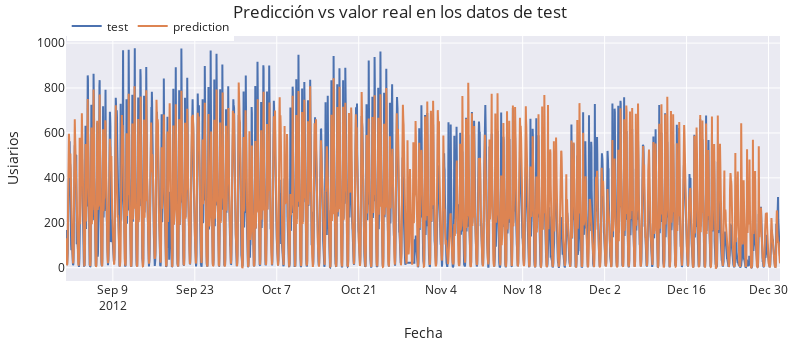

The notebook cell this image was saved under:
### Code cell
# Gráfico predicciones vs valor real
# ======================================================================================
fig = go.Figure()
trace1 = go.Scatter(x=datos_test.index, y=datos_test['users'], name="test", mode="lines")
trace2 = go.Scatter(x=predicciones.index, y=predicciones['pred'], name="prediction", mode="lines")
fig.add_trace(trace1)
fig.add_trace(trace2)
fig.update_layout(
    title="Predicción vs valor real en los datos de test",
    xaxis_title="Fecha",
    yaxis_title="Usiarios",
    width=800,
    height=350,
    margin=dict(l=20, r=20, t=35, b=20),
    legend=dict(
        orientation="h",
        yanchor="top",
        y=1.1,
        xanchor="left",
        x=0.001
    )
)
fig.show()

### Figure 1 — Plotly figure (JSON) as saved in the notebook; plotly's stock layout.template omitted (floating-point values rounded to 4 significant figures; data arrays with more than 128 entries replaced by an {"elided": "..."} marker saying what was removed)
{"data": [{"mode": "lines", "name": "test", "type": "scatter", "x": {"elided": "2928 str values"}, "y": {"elided": "2928 int values"}}, {"mode": "lines", "name": "prediction", "type": "scatter", "x": {"elided": "2928 str values"}, "y": {"elided": "2928 float values"}}], "layout": {"height": 350, "legend": {"orientation": "h", "x": 0.001, "xanchor": "left", "y": 1.1, "yanchor": "top"}, "margin": {"b": 20, "l": 20, "r": 20, "t": 35}, "title": {"text": "Predicción vs valor real en los datos de test"}, "width": 800, "xaxis": {"title": {"text": "Fecha"}}, "yaxis": {"title": {"text": "Usiarios"}}}}
